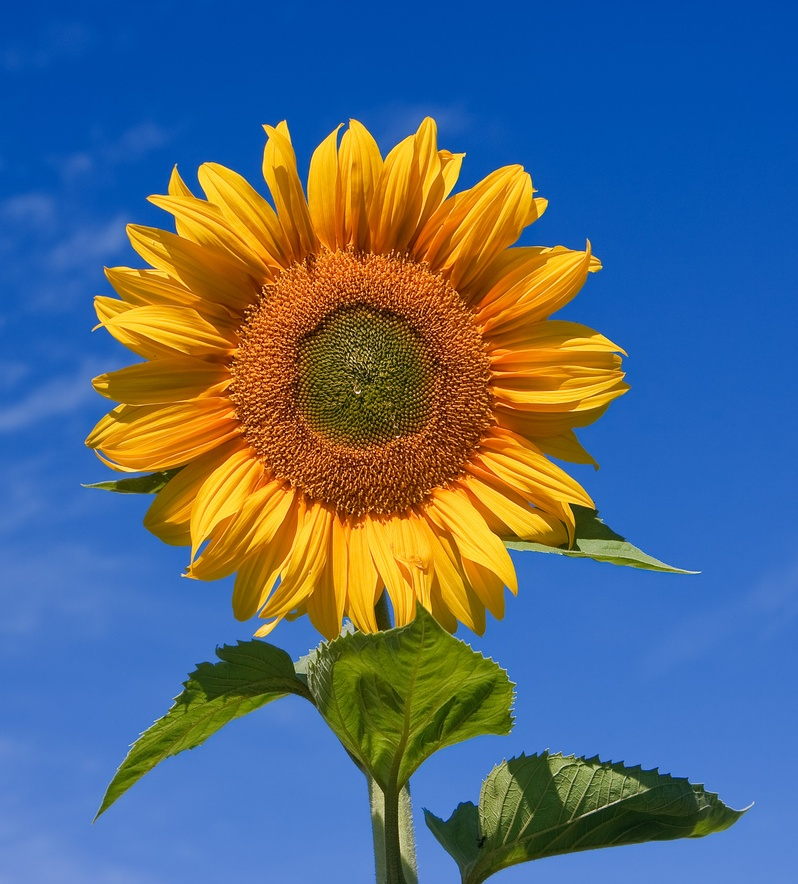
#> input picture opencv/99 Sunflower1.jpg, 798 x 884 px, shrunk from 1404 x 1555 before the run, found by its file name
$ python '05 image filtering techniques.py'
#> lines starting #> are read from the running program, lines starting #| are printed output that depends on the picture; after the words box and inside, x2 and y2 are one past the last pixel; in counts of white or black regions, pixels touching at a corner belong together
import cv2 as cv
import numpy as np

# load an image
image = cv.imread ('opencv/99 Sunflower1.jpg')
#> image is the input picture: shape (884, 798, 3); mean B, G, R 126.8, 106.1, 84.3

# gaussian filtering
gaussian_blur = cv.GaussianBlur(image, (5, 5), 0)

# median filtering
median_blur = cv.medianBlur(image, 5)

# bilateral filtering
bilateral_blur = cv.bilateralFilter(image, 9, 75, 75)

# box (average) filtering
box_blur = cv.blur(image, (5, 5))

# erosion and dilation (example of erosion)
kernel = np.ones((5, 5), np.uint8)
erosion = cv.erode(image, kernel, iterations=1)
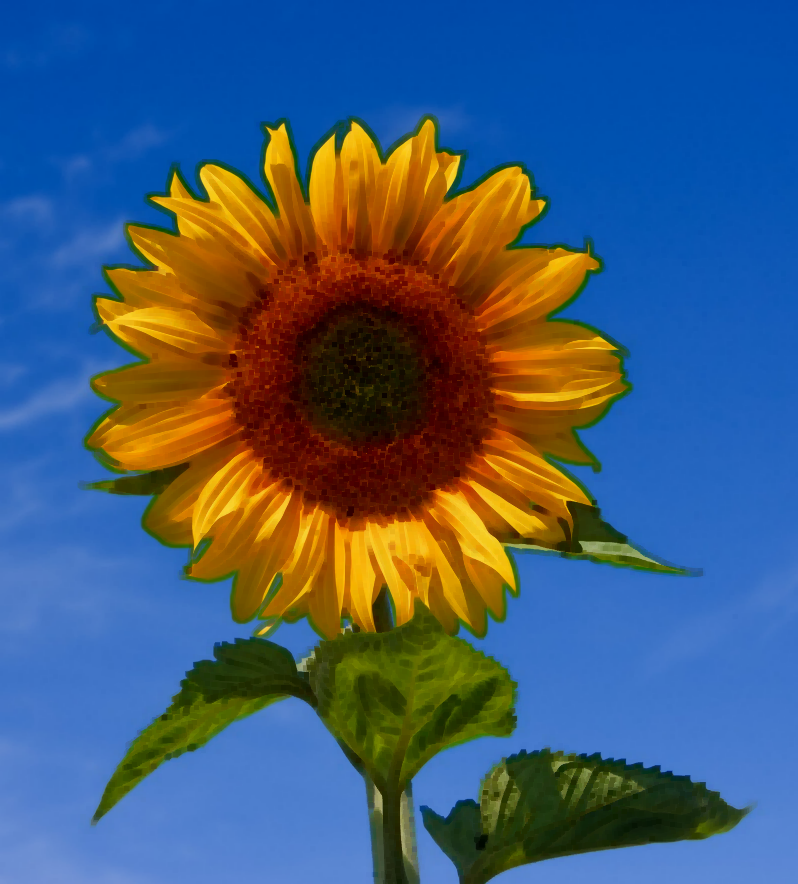
#> erosion: shape (884, 798, 3); mean B, G, R 116.7, 92.2, 69.6

# sobel filtering (example for x-direction)
sobel_x = cv.Sobel(image, cv.CV_64F, 1, 0, ksize=5)

# canny edge detection
edges = cv.Canny(image, 100, 200)
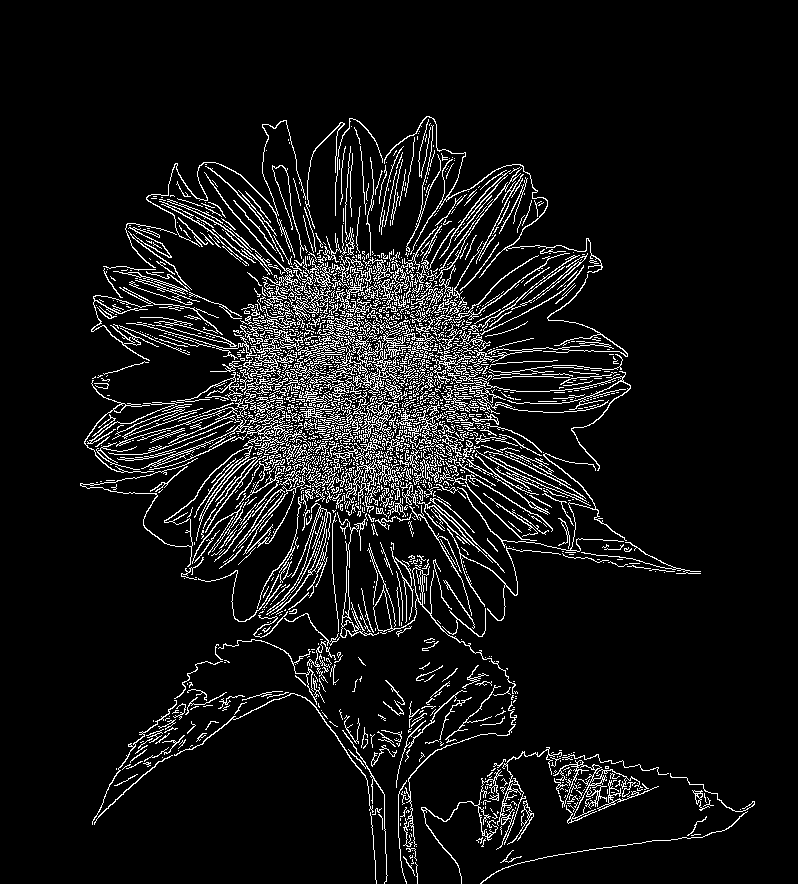
#> edges: shape (884, 798); 8% white in thin lines or dots, all inside (x1, y1, x2, y2) = (80, 116, 755, 884)

# laplacian filtering
laplacian = cv.Laplacian(image, cv.CV_64F)
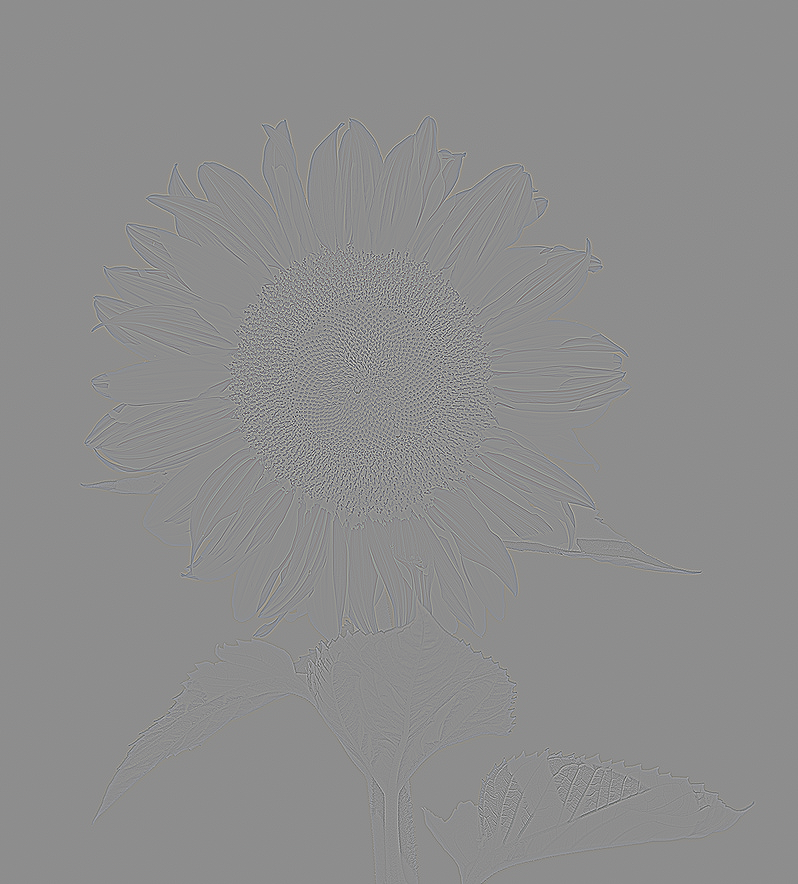
#> laplacian: shape (884, 798, 3) float64; mean B, G, R 0, 0, 0; drawn with min black and max white

# scharr filtering (example for x-direction)
scharr_x = cv.Scharr(image, cv.CV_64F, 1, 0)

# prewitt filtering (example for x-direction)
kernel_prewitt_x = np.array([[-1, 0, 1], [-1, 0, 1], [-1, 0, 1]], dtype=np.float32)
prewitt_x = cv.filter2D(image, -1, kernel_prewitt_x)

# custom kernel filtering (example)
custom_kernel = np.array([[0, -1, 0], [-1, 5, -1], [0, -1, 0]], dtype=np.float32)
custom_filtered = cv.filter2D(image, -1, custom_kernel)

cv.imshow('original image', image)
cv.imshow('gaussian blur', gaussian_blur)
cv.imshow('median blur', median_blur)
cv.imshow('bilateral filter', bilateral_blur)
cv.imshow('box blur', box_blur)
cv.imshow('erosion', erosion)
cv.imshow('sobel x', sobel_x)
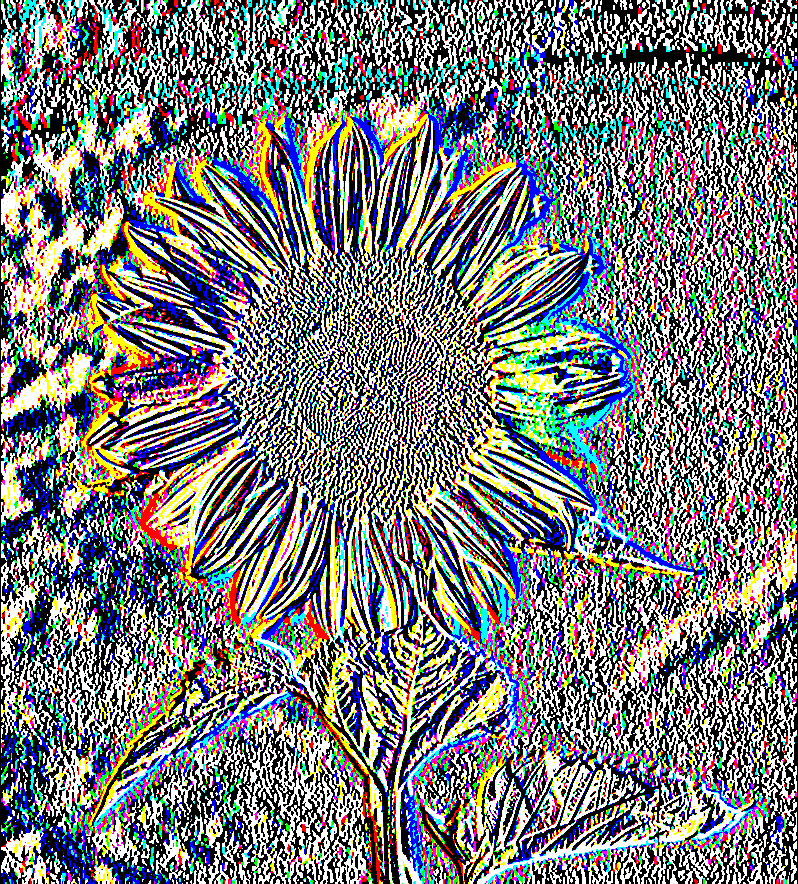
#> window 'sobel x': shape (884, 798, 3); mean B, G, R 124.8, 123.2, 121.6
cv.imshow('canny edges', edges)
cv.imshow('laplacian', laplacian)
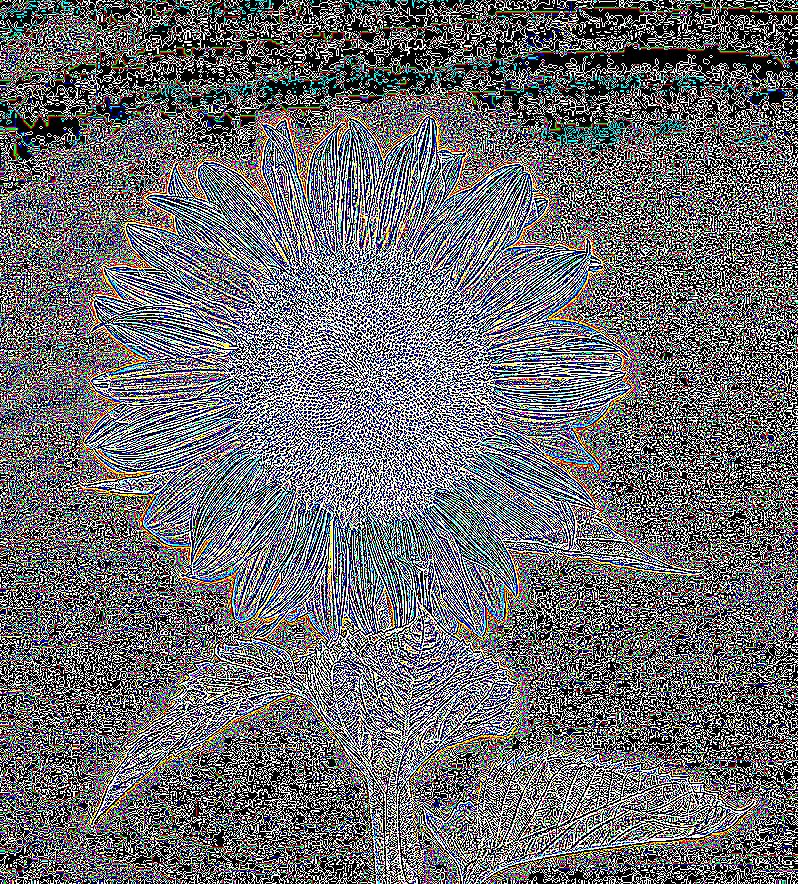
#> window 'laplacian': shape (884, 798, 3); mean B, G, R 113, 108.6, 107.5
cv.imshow('scharr x', scharr_x)
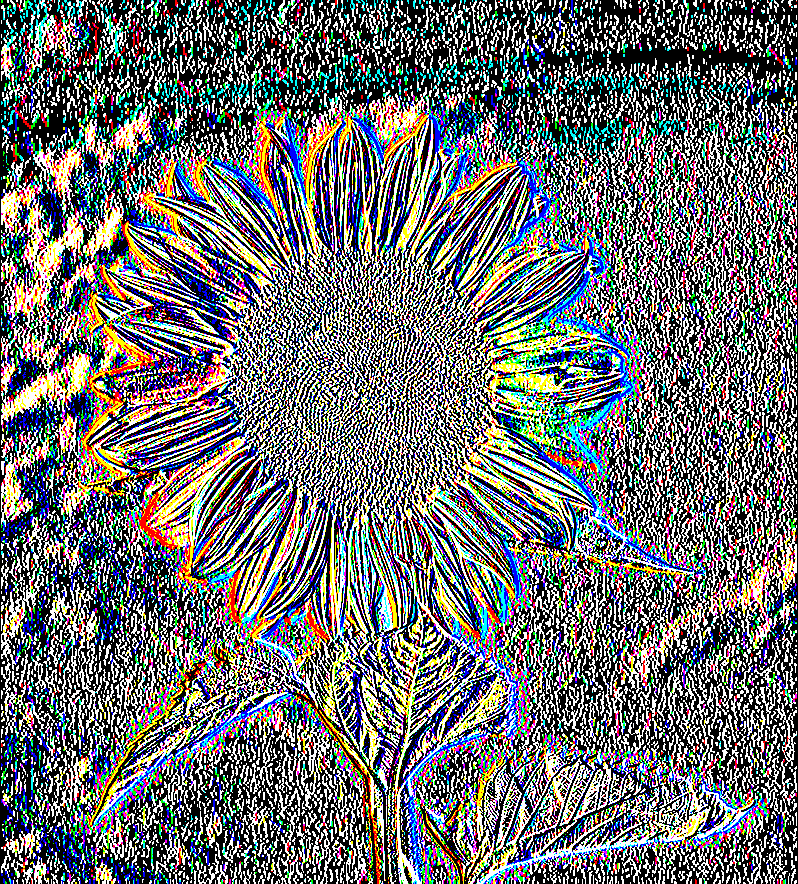
#> window 'scharr x': shape (884, 798, 3); mean B, G, R 111.3, 110.7, 109
cv.imshow('prewitt x', prewitt_x)
cv.imshow('custom kernel filtering', custom_filtered)

cv.waitKey(0)
cv.destroyAllWindows()

$ run again, with opencv/99 Sunflower2.jpg copied over opencv/99 Sunflower1.jpg
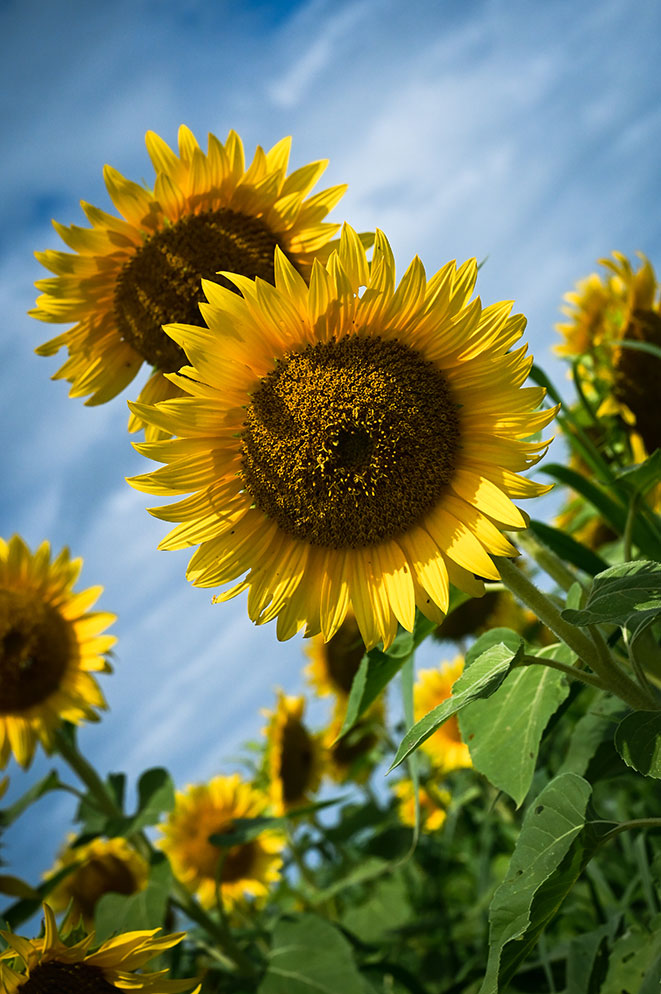
#> input picture opencv/99 Sunflower2.jpg, 661 x 994 px, found by its file name
#> image is the input picture: shape (994, 661, 3); mean B, G, R 83.2, 122.6, 115.6
#> `edges = cv.Canny(image, 100, 200)`:
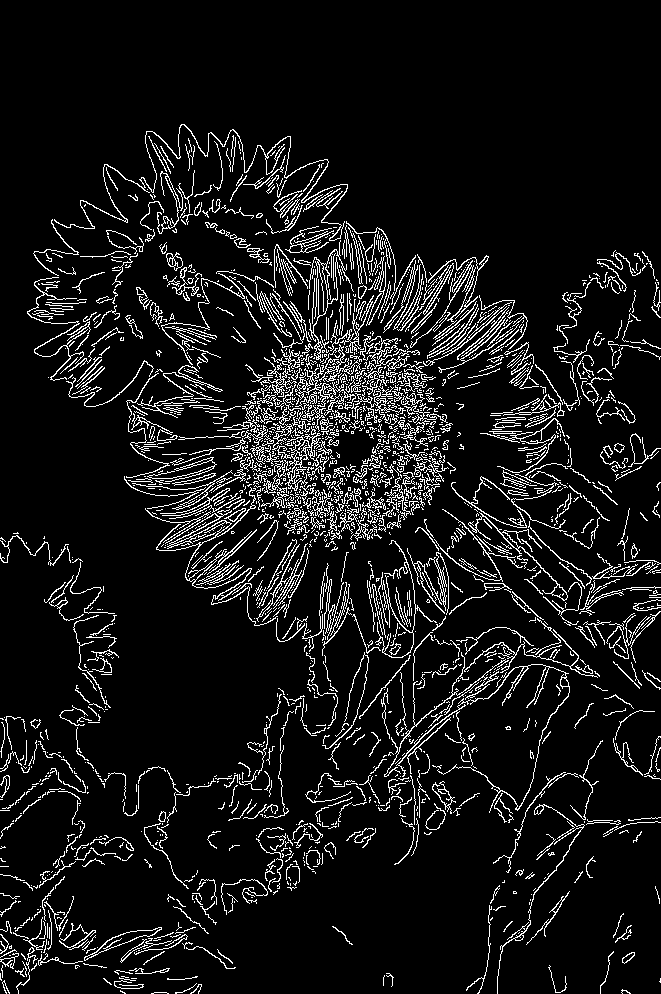
#> edges: shape (994, 661); 8.7% white in thin lines or dots, all inside (x1, y1, x2, y2) = (0, 124, 661, 994)
#> `cv.imshow('scharr x', scharr_x)`:
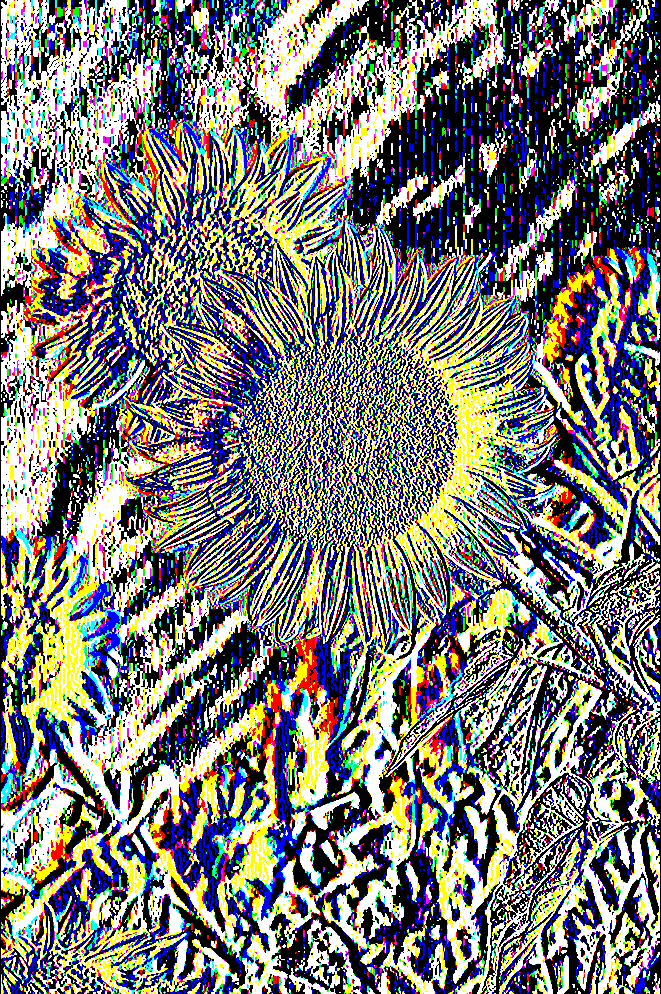
#> window 'scharr x': shape (994, 661, 3); mean B, G, R 119.3, 122.4, 123.3
